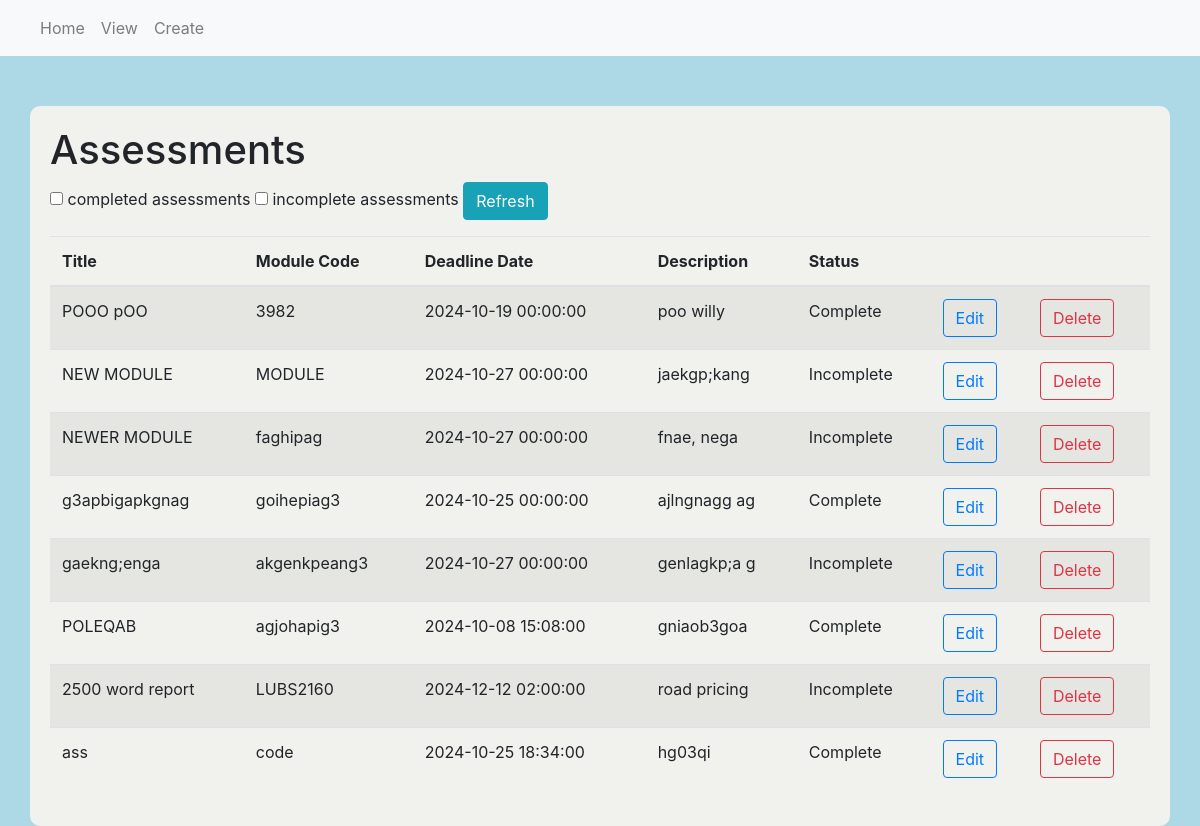
/view, run on the app's committed database.
### app/models.py (models this page shows)
class Assessments(db.Model):
    id = db.Column(db.Integer, primary_key=True)
    title = db.Column(db.String(50), index=True, unique=True)
    moduleCode = db.Column(db.String(50),)
    deadline = db.Column(db.DateTime)
    description = db.Column(db.String(500))
    status = db.Column(db.Boolean)

### app/views.py (the view)
@app.route('/view')
def view():
    show_completed = request.args.get('show_completed') == 'true'
    show_uncompleted = request.args.get('show_uncompleted') == 'true'
    query = Assessments.query
    if show_completed:
        query = query.filter(Assessments.status == True)
        if show_uncompleted:
            query = Assessments.query.filter(False).all()
    elif show_uncompleted:
        query = query.filter(Assessments.status == False)
    assessments = query
    form = AssessmentForm()
    return render_template('view.html', form = form,assessments=assessments)

### app/forms.py
class AssessmentForm(FlaskForm):
    assessment_title = StringField('Assessment Title', validators=[DataRequired(), Length(max = 50)])
    module_code = StringField('Module Code', validators=[DataRequired(), Length(max = 50)])
    deadline_date = DateTimeLocalField('Deadline Date', format='%Y-%m-%dT%H:%M', validators=[DataRequired()])
    short_description = TextAreaField('Short Description', validators=[DataRequired(), Length(max = 500)])
    completion_status = SelectField('Completion Status', choices=[('Incomplete', 'Incomplete'), ('Complete', 'Complete')], validators=[DataRequired()])
    submit = SubmitField('Submit')

### app/templates/view.html (shortened to what this page needs)
{% extends "base.html" %} {% block content %}
<div class="container">
  <h1>Assessments</h1>
  <form action="{{ url_for('view') }}" method="GET">
    <div class="form-group">
      <label>
        <input type="checkbox" name="show_completed" value="true" >
        completed assessments
      </label>
      <label>
        <input type="checkbox" name="show_uncompleted" value="true" >
        incomplete assessments
      </label>
      <button type="submit" class="btn btn-info">Refresh</button>
    </div>
  </form>
  <table class="table table-striped">
    <thead>
      <thead class="thread-dark">
        <tr>
          <th>Title</th>
          <th>Module Code</th>
          <th>Deadline Date</th>
          <th>Description</th>
          <th>Status</th>
          <th></th>
          <th></th>
        </tr>
      </thead>
    </thead>
    <tbody>
      {% if not assessments %}
      <tr>
        <td colspan="7" , class="text-center">No assessments found</td>
      </tr>
      {%else%} {% for assessment in assessments %}
      <tr>
        <td>{{ assessment.title }}</td>
        <td>{{ assessment.moduleCode }}</td>
        <td>{{ assessment.deadline}}</td>
        <td>{{ assessment.description }}</td>
        <td>
          {% if assessment.status %} Complete {% else %} Incomplete {% endif %}
        </td>
        <td>
          <a
            href="{{ url_for('edit_assessment',assessment_id=assessment.id)}}"
            class="btn btn-outline-primary"
            >Edit</a
          >
        </td>
        <td>
          <form
            action="{{ url_for('delete_assessment', assessment_id=assessment.id) }}"
            method="POST"
            style="display: inline"
          >
            <button
              type="submit"
              class="btn btn-outline-danger"
              onclick="return confirm('Are you sure you want to delete this assessment?');"
            >
              Delete
            </button>
          </form>
        </td>
      </tr>
      {% endfor %}
    </tbody>
    {% endif %}
  </table>
</div>
{% endblock %}

### app/static/style.css (style rules this page uses)
body { background-color: lightblue; }
.container { background-color: rgb(241, 241, 238); padding: 20px; border-radius: 10px; margin-top: 50px; }

### data on the page
Assessments: title "POOO pOO", moduleCode "3982", deadline "2024-10-19 00:00:00", description "poo willy", status "Complete"
Assessments: title "NEW MODULE", moduleCode "MODULE", deadline "2024-10-27 00:00:00", description "jaekgp;kang", status "Incomplete"
Assessments: title "NEWER MODULE", moduleCode "faghipag", deadline "2024-10-27 00:00:00", description "fnae, nega", status "Incomplete"
Assessments: title "g3apbigapkgnag", moduleCode "goihepiag3", deadline "2024-10-25 00:00:00", description "ajlngnagg ag", status "Complete"
Assessments: title "gaekng;enga", moduleCode "akgenkpeang3", deadline "2024-10-27 00:00:00", description "genlagkp;a g", status "Incomplete"
Assessments: title "POLEQAB", moduleCode "agjohapig3", deadline "2024-10-08 15:08:00", description "gniaob3goa", status "Complete"
Assessments: title "2500 word report", moduleCode "LUBS2160", deadline "2024-12-12 02:00:00", description "road pricing", status "Incomplete"
Assessments: title "ass", moduleCode "code", deadline "2024-10-25 18:34:00", description "hg03qi", status "Complete"
